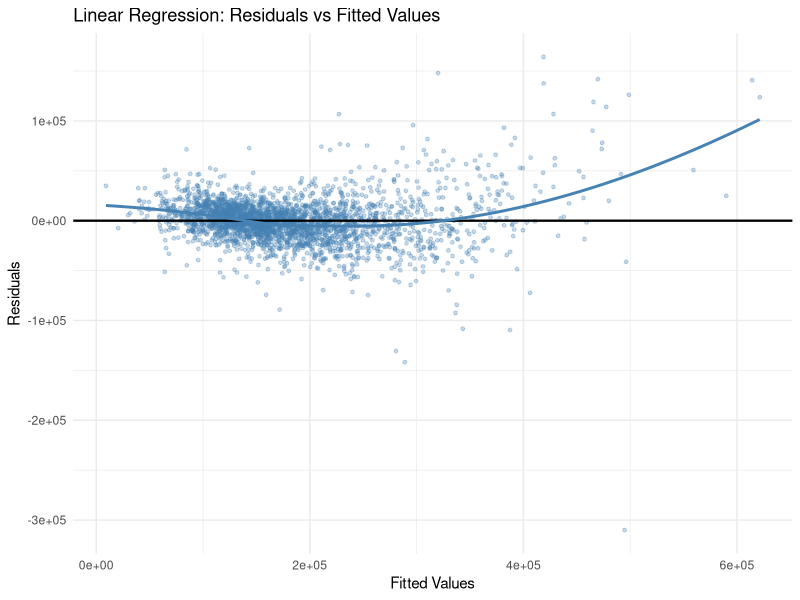
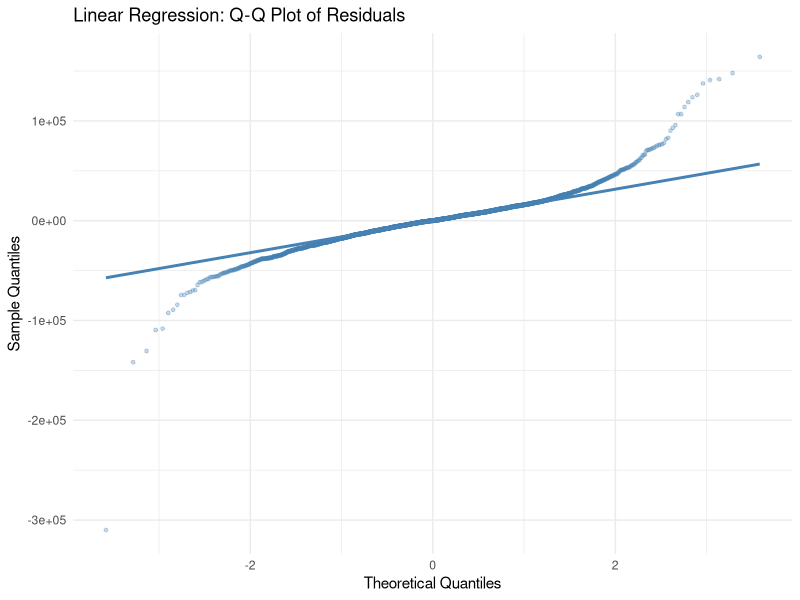

Write the R code that produced these figures, in order.
library(tidyverse)
library(modeldata)

set.seed(42)

# Load data
data(ames, package = "modeldata")

# Fit linear model using all predictors
predictor_cols <- setdiff(names(ames), "Sale_Price")
formula_lm <- as.formula(paste("Sale_Price ~", paste(predictor_cols, collapse = " + ")))
lm_model <- lm(formula_lm, data = ames)

# Get residuals and fitted values
residuals_lm <- residuals(lm_model)
fitted_lm <- fitted(lm_model)

# Residuals vs Fitted plot
ggplot(data.frame(Fitted = fitted_lm, Residuals = residuals_lm), aes(x = Fitted, y = Residuals)) +
  geom_point(alpha = 0.3, size = 1, color = "steelblue") +
  geom_hline(yintercept = 0, linetype = "solid", color = "black", size = 0.8) +
  geom_smooth(method = "loess", se = FALSE, color = "steelblue", size = 1) +
  labs(title = "Linear Regression: Residuals vs Fitted Values", x = "Fitted Values", y = "Residuals") +
  theme_minimal()

# Q-Q plot of residuals
ggplot(data.frame(Sample = residuals_lm), aes(sample = Sample)) +
  stat_qq(color = "steelblue", alpha = 0.3, size = 1) +
  stat_qq_line(color = "steelblue", size = 1) +
  labs(title = "Linear Regression: Q-Q Plot of Residuals", x = "Theoretical Quantiles", y = "Sample Quantiles") +
  theme_minimal()
